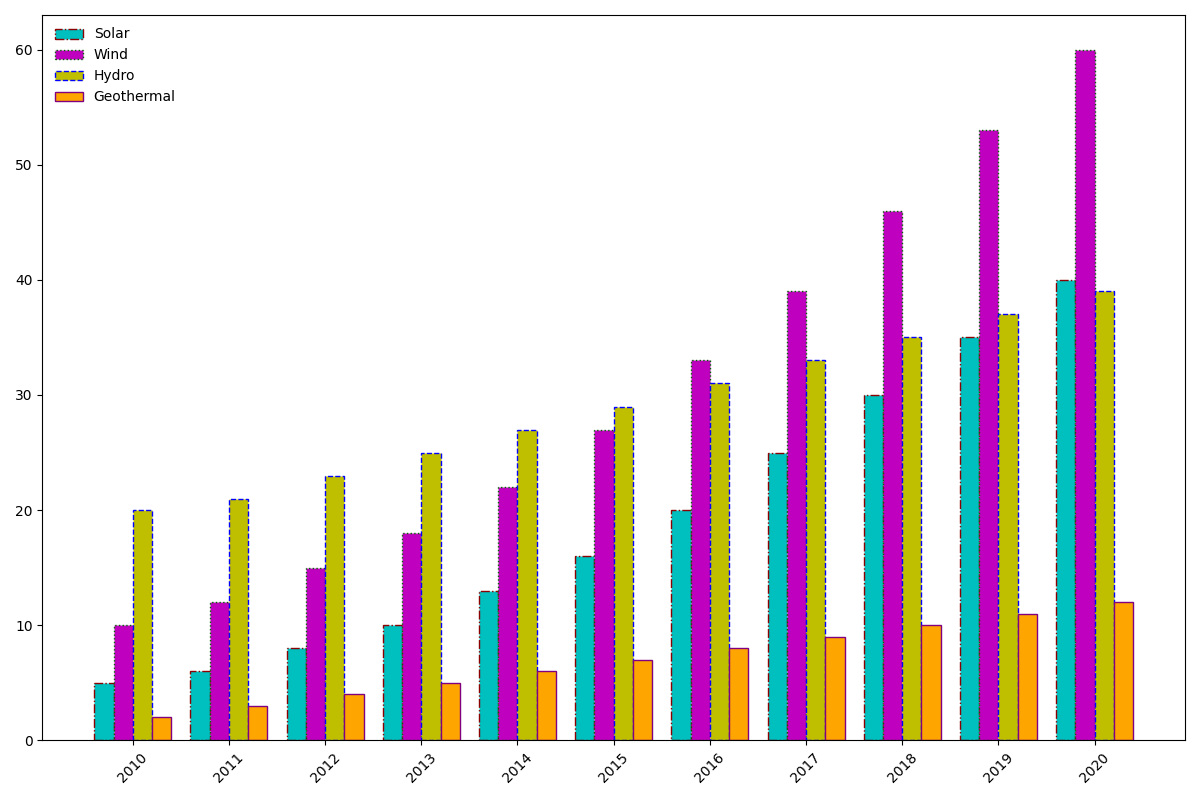

Here is the Python script that generated this plot:
import matplotlib.pyplot as plt
import numpy as np

years = np.arange(2010, 2021)
solar_energy = [5, 6, 8, 10, 13, 16, 20, 25, 30, 35, 40]
wind_energy = [10, 12, 15, 18, 22, 27, 33, 39, 46, 53, 60]
hydro_energy = [20, 21, 23, 25, 27, 29, 31, 33, 35, 37, 39]
geothermal_energy = [2, 3, 4, 5, 6, 7, 8, 9, 10, 11, 12]

fig, ax1 = plt.subplots(figsize=(12, 8))

bar_width = 0.2  
x_indices = np.arange(len(years))

ax1.bar(x_indices, solar_energy, width=bar_width, label='Solar', color='c', edgecolor='darkred', linestyle='-.')
ax1.bar(x_indices + bar_width, wind_energy, width=bar_width, label='Wind', color='m', edgecolor='darkgreen', linestyle=':')
ax1.bar(x_indices + 2*bar_width, hydro_energy, width=bar_width, label='Hydro', color='y', edgecolor='blue', linestyle='--')
ax1.bar(x_indices + 3*bar_width, geothermal_energy, width=bar_width, label='Geothermal', color='orange', edgecolor='purple', linestyle='-')

ax1.set_xticks(x_indices + 1.5*bar_width)
ax1.set_xticklabels(years, rotation=45)

ax1.grid(False)  # Removed grid for a different style

# Changed legend location and frame to add stylistic randomness
ax1.legend(loc='upper left', frameon=False)

plt.tight_layout()
plt.show()
